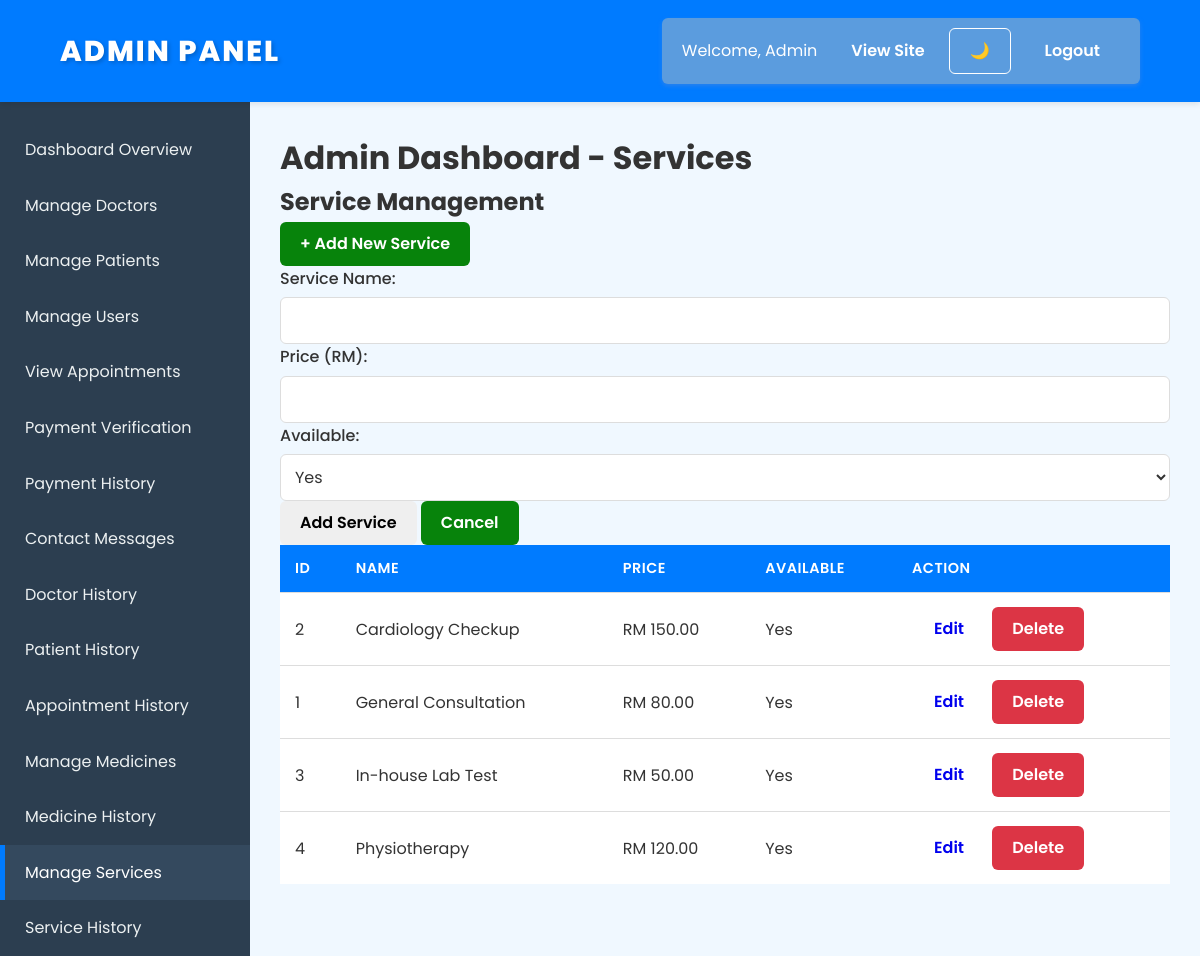
Screenshot of /dashboard/admin.php?tab=services&error=invalid_id (signed in) with the database file from the repository.
### tables this page shows
CREATE TABLE IF NOT EXISTS `services` (
  `Service_ID` INT NOT NULL AUTO_INCREMENT,
  `Service_Name` VARCHAR(100) NOT NULL,
  `Service_Price` DECIMAL(10, 2) NOT NULL,
  `Available` ENUM('Yes', 'No') NOT NULL,
  PRIMARY KEY (`Service_ID`)
);

### dashboard/admin.php (the view, shortened to what this page needs)
<?php
require '../config/db.php';
$dbHelper = new DatabaseHelper($conn);
$admin_name = $_SESSION['user']['f_name'];
$current_tab = $_GET['tab'] ?? 'dashboard';
$stats = $dbHelper->getStats();
$services = [];
$qr_services = "SELECT Service_ID, Service_Name, Service_Price, Available
                FROM services
                WHERE (is_deleted = 0 OR is_deleted IS NULL)
                ORDER BY Service_Name";
$res_services = mysqli_query($conn, $qr_services);
if ($res_services) {
    while ($r = mysqli_fetch_assoc($res_services)) {
        $services[] = $r;
    }
}
?>
<!doctype html>
<html>
<head>
    <link rel="stylesheet" href="../assets/css/style.css">
</head>
<body>
    <header class="header">
        <div class="brand">ADMIN PANEL</div>
        <nav class="nav">
            <span class="welcome-text">Welcome, <?=htmlspecialchars($admin_name)?></span>
        <a href="../index.php">View Site</a>
        <button id="theme-toggle" class="btn btn-secondary theme-toggle-btn">🌙</button>
        <a href="../logout.php" class="btn">Logout</a>
        </nav>
    </header>
    <div class="dashboard-container">
        <div class="sidebar">
            <a href="?tab=dashboard" class="<?= $current_tab == 'dashboard' ? 'active' : '' ?>">Dashboard Overview</a>
            <a href="?tab=doctors" class="<?= $current_tab == 'doctors' ? 'active' : '' ?>">Manage Doctors</a>
            <a href="?tab=patients" class="<?= $current_tab == 'patients' ? 'active' : '' ?>">Manage Patients</a>
            <a href="?tab=users" class="<?= $current_tab == 'users' ? 'active' : '' ?>">Manage Users</a>
            <a href="?tab=appointments" class="<?= $current_tab == 'appointments' ? 'active' : '' ?>">View Appointments</a>
            <a href="?tab=payment_verification" class="<?= $current_tab == 'payment_verification' ? 'active' : '' ?>">Payment Verification</a>
            <a href="?tab=payment_history" class="<?= $current_tab == 'payment_history' ? 'active' : '' ?>">Payment History</a>
            <a href="?tab=contact_messages" class="<?= $current_tab == 'contact_messages' ? 'active' : '' ?>">Contact Messages</a>
            <a href="?tab=doctor_history" class="<?= $current_tab == 'doctor_history' ? 'active' : '' ?>">Doctor History</a>
            <a href="?tab=patient_history" class="<?= $current_tab == 'patient_history' ? 'active' : '' ?>">Patient History</a>
            <a href="?tab=appointment_history" class="<?= $current_tab == 'appointment_history' ? 'active' : '' ?>">Appointment History</a>
            <a href="?tab=medicines" class="<?= $current_tab == 'medicines' ? 'active' : '' ?>">Manage Medicines</a>
            <a href="?tab=medicine_history" class="<?= $current_tab == 'medicine_history' ? 'active' : '' ?>">Medicine History</a>
            <a href="?tab=services" class="<?= $current_tab == 'services' ? 'active' : '' ?>">Manage Services</a>
            <a href="?tab=service_history" class="<?= $current_tab == 'service_history' ? 'active' : '' ?>">Service History</a>
        </div>
        <div class="main-content">
            <h1>Admin Dashboard - <?=ucwords(str_replace('_', ' ', $current_tab))?></h1>
            <?php if ($current_tab === 'dashboard'): ?>
                <div class="stat-cards">
                    <div class="card">
                        <h3>Total Doctors</h3>
                        <p><?=htmlspecialchars($stats['doctors'] ?? 0)?></p>
                    </div>
                    <div class="card">
                        <h3>Total Patients</h3>
                        <p><?=htmlspecialchars($stats['patients'] ?? 0)?></p>
                    </div>
                    <div class="card">
                        <h3>Total Appointments</h3>
                        <p><?=htmlspecialchars($stats['appointments'] ?? 0)?></p>
                    </div>
                </div>
                <p>More dashboard charts and summary information goes here.</p>
            <?php elseif ($current_tab === 'services'): ?>
                <h2>Service Management</h2>
                <div class="service-add-btn">
                    <button type="button" class="btn btn-success" onclick="document.getElementById('add-service-form').style.display='block'">+ Add New Service</button>
                </div>
                <div id="add-service-form" class="add-service-form">
                    <form method="POST">
                        <label for="service_name">Service Name:</label>
                        <input type="text" name="service_name" required>
                        <label for="service_price">Price (RM):</label>
                        <input type="number" step="0.01" name="service_price" required>
                        <label for="available">Available:</label>
                        <select name="available" required>
                            <option value="1">Yes</option>
                        </select>
                        <button type="submit" class="btn">Add Service</button>
                        <button type="button" onclick="document.getElementById('add-service-form').style.display='none'" class="btn btn-secondary">Cancel</button>
                    </form>
                </div>
                <table class="table">
                    <thead>
                        <tr>
                            <th>ID</th>
                            <th>Name</th>
                            <th>Price</th>
                            <th>Available</th>
                            <th>Action</th>
                        </tr>
                    </thead>
                    <tbody>
                        <?php if (empty($services)): ?>
                            <tr><td colspan="5">No service records found.</td></tr>
                        <?php else: ?>
                            <?php foreach($services as $srv): ?>
                                <tr>
                                    <td><?=htmlspecialchars($srv['Service_ID'])?></td>
                                    <td><?=htmlspecialchars($srv['Service_Name'])?></td>
                                    <td>RM <?=number_format($srv['Service_Price'], 2)?></td>
                                    <td><?=htmlspecialchars($srv['Available'] ? 'Yes' : 'No')?></td>
                                    <td>
                                        <a href="../edit_services.php?id=<?=htmlspecialchars($srv['Service_ID'])?>" class="btn btn-sm">Edit</a>
                                        <a href="?tab=services&action=delete_service&id=<?=htmlspecialchars($srv['Service_ID'])?>"
                                            onclick="return confirm('Are you sure you want to delete this service?')"
                                            class="btn btn-sm btn-danger">Delete</a>
                                    </td>
                                </tr>
                            <?php endforeach; ?>
                        <?php endif; ?>
                    </tbody>
                </table>
            <?php else: ?>
                <p>Invalid tab selected.</p>
            <?php endif; ?>
        </div>
    </div>
</body>
</html>

### assets/css/style.css (style rules this page uses)
* { margin: 0; padding: 0; box-sizing: border-box; font-family: "Poppins", sans-serif; }
:root { --bg-color: #f0f8ff; --text-color: #333; --header-bg: #007BFF; --header-text: #fff; --nav-bg: #5b9cde; --card-bg: #fff; --section-bg: rgba(255, 255, 255, 0.5); --border-color: #007BFF; --footer-bg: #333; --footer-text: #eee; --btn-primary: #007BFF; --btn-secondary: #07830b; --btn-danger: #dc3545; --alert-success-bg: #d4edda; --alert-success-text: #155724; --alert-success-border: #c3e6cb; --alert-error-bg: #f8d7da; --alert-error-text: #721c24; --alert-error-border: #f5c6cb; --alert-warning-bg: #fff3cd; --alert-warning-text: #856404; --alert-warning-border: #ffeaa7; --alert-info-bg: #d1ecf1; --alert-info-text: #0c5460; --alert-info-border: #bee5eb; --badge-pending-bg: #ffc107; --badge-pending-text: #000; --badge-approved-bg: #28a745; --badge-approved-text: #fff; --badge-disapproved-bg: #dc3545; --badge-disapproved-text: #fff; --badge-done-bg: #17a2b8; --badge-done-text: #fff; --badge-cancel-bg: #6c757d; --badge-cancel-text: #fff; --payment-unpaid-bg: #ffc107; --payment-unpaid-text: #000; --payment-pending-bg: #ffc107; --payment-pending-text: #000; --payment-paid-bg: #007bff; --payment-paid-text: #fff; --payment-rejected-bg: #dc3545; --payment-rejected-text: #fff; --payment-review-bg: #ffb74d; --payment-review-text: #000; --table-hover-bg: #f5f5f5; --table-border: #ddd; --contact-form-bg: #fff; --about-text-bg: #fff; --input-bg: #fff; }
body { background: var(--bg-color); color: var(--text-color); line-height: 1.6; font-size: 16px; transition: background 0.3s ease, color 0.3s ease; }
.header { display: flex; justify-content: space-between; align-items: center; background: var(--header-bg); padding: 18px 60px; position: sticky; top: 0; z-index: 10; box-shadow: 0 2px 6px rgba(0, 0, 0, 0.1); }
.brand { color: var(--header-text); font-size: 1.8rem; font-weight: 800; text-transform: uppercase; letter-spacing: 2px; transition: opacity 0.3s ease; font-family: "Poppins", sans-serif; text-shadow: 2px 2px 4px rgba(0, 0, 0, 0.2); }
.nav { display: flex; align-items: center; gap: 14px; background: var(--nav-bg); padding: 10px 20px; border-radius: 6px; box-shadow: 0 2px 4px rgba(45, 131, 236, 0.901); }
.nav a { color: var(--header-text); text-decoration: none; font-weight: 600; font-size: 1rem; transition: opacity 0.3s ease; font-family: "Poppins", sans-serif; }
.btn { display: inline-block; padding: 10px 20px; text-decoration: none; border-radius: 6px; font-weight: 600; transition: all 0.3s ease; cursor: pointer; border: none; text-align: center; line-height: 1.5; font-size: 1rem; }
.btn-success { background: var(--btn-secondary); color: var(--header-text); }
.btn-danger { background: var(--btn-danger); color: var(--header-text); }
.btn-secondary { background: var(--btn-secondary); color: var(--header-text); }
label { display: block; margin-bottom: 6px; font-weight: 500; color: var(--text-color); }
input, textarea, select { width: 100%; padding: 10px; border: 1px solid var(--table-border); border-radius: 6px; background: var(--input-bg); color: var(--text-color); font-size: 1rem; transition: border-color 0.3s ease, box-shadow 0.3s ease; }
.dashboard-container { display: flex; min-height: calc(100vh - 80px); }
.sidebar { width: 250px; background: #2c3e50; color: #ecf0f1; padding-top: 20px; flex-shrink: 0; }
.sidebar a { display: block; padding: 15px 20px; color: #ecf0f1; text-decoration: none; border-left: 5px solid transparent; transition: all 0.3s ease; }
.sidebar a:hover, .sidebar a.active { background: #34495e; border-left-color: #007BFF; color: #fff; }
.main-content { flex-grow: 1; padding: 30px; }
.table { width: 100%; min-width: 700px; border-collapse: collapse; background: var(--card-bg); }
.table th, .table td { padding: 12px 15px; text-align: left; border-bottom: 1px solid var(--table-border); vertical-align: middle; }
.table th { background-color: var(--btn-primary); color: var(--header-text); font-weight: 600; text-transform: uppercase; font-size: 0.9rem; letter-spacing: 0.5px; }
.table tbody tr { transition: background-color 0.2s ease; }
.table tbody tr:last-child td { border-bottom: none; }
.table td .btn { margin: 2px; white-space: nowrap; }
html { scroll-behavior: smooth; }
.welcome-text { color: white; margin-right: 20px; }
.theme-toggle-btn { background: transparent; border: 1px solid #fff; color: #fff; margin-left: 10px; }

### rows the page displays
services: Service_ID "2", Service_Name "Cardiology Checkup", Service_Price "150.00", Available "Yes"
services: Service_ID "1", Service_Name "General Consultation", Service_Price "80.00", Available "Yes"
services: Service_ID "3", Service_Name "In-house Lab Test", Service_Price "50.00", Available "Yes"
services: Service_ID "4", Service_Name "Physiotherapy", Service_Price "120.00", Available "Yes"

### other values shown
$admin_name "Admin"
str_replace('_', ' ', $current_tab) "Services"
